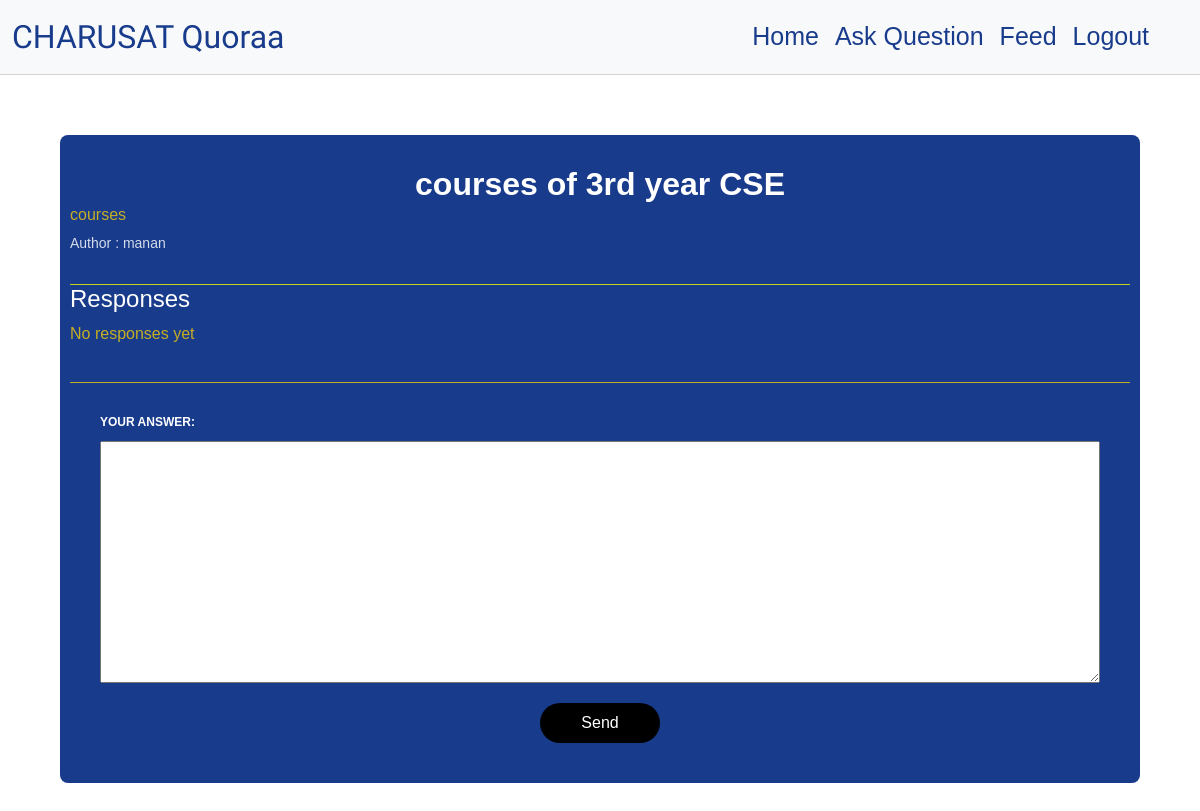
Screenshot of /question/3 (signed in) with the database file from the repository.
### main/models.py (models this page shows, shortened)
class Question(models.Model):
    author = models.ForeignKey(User, null=False, on_delete=models.CASCADE)
    title = models.CharField(max_length=200, null=False)
    body = models.TextField(null=False)
    created_at = models.DateTimeField(auto_now_add=True)
    updated_at = models.DateTimeField(auto_now=True)

### main/views.py (the view, shortened to what this page needs)
# urls.py: path('question/<int:id>', views.questionPage, name='question'),
def questionPage(request, id):
    response_form = NewResponseForm()
    reply_form = NewReplyForm()
    question = Question.objects.get(id=id)
    context = {
        'question': question,
        'response_form': response_form,
        'reply_form': reply_form,
    }
    return render(request, 'question.html', context)

### main/forms.py
class NewResponseForm(forms.ModelForm):
    class Meta:
        model = Response
        fields = ['body']

class NewReplyForm(forms.ModelForm):
    class Meta:
        model = Response
        fields = ['body']
        widgets = {
            'body': forms.Textarea(attrs={
                'rows': 2,
                'placeholder': 'What are your thoughts?'
            })
        }

### main/templates/question.html (shortened to what this page needs)
{% extends 'layouts/page.html' %}
{% block content %}
<div class="page question-page">
<h2 class="question-title" style="color: white;">{{question.title}}</h2>
<p class="question-body" style="color:  rgb(198, 174, 36);">{{question.body}}</p>
<span class="question-author">Author : {{question.author.username}}</span>
<div class="responses-container">
  <h4 class="responses-container-heading">Responses</h4>
  {% if not question.responses.all %}
    <p class="no-responses-text">No responses yet</p>
  {% else %}
    {% for response in question.get_responses %}
      {% include 'components/response.html' with response=response %}
    {% endfor %}
  {% endif %}
</div>
{% if user.is_authenticated %}
<form method="POST" action="" class="response-form">
<div class="fieldWrapper">
  <label for="{{response_form.body.id_for_label}}" style="color: white;">Your answer:</label>
  {{response_form.body}}
</div>
<input type="submit" value="Send" class="submit-button"/>
</form>
{% endif %}
</div>
{% endblock %}

### main/static/css/styles.css (style rules this page uses)
html, body { font-family: sans-serif; }
.page { display: flex; flex-direction: column; }
.fieldWrapper { display: flex; flex-direction: column; margin-bottom: 20px; }
.fieldWrapper label { font-size: 12px; font-weight: 600; text-transform: uppercase; margin-bottom: 10px; }
.submit-button { display: block; width: 120px; height: 40px; border: none; border-radius: 20px; background-color: black; color: white; margin: 0 auto; cursor: pointer; }
.question-title { font-weight: 900; margin: 20px auto 0 auto; }
.question-body { margin-bottom: 6px; }
.question-author { font-size: 14px; color: rgba(255, 255, 255, 0.817); }
.responses-container { border-top: 1px solid rgb(197, 209, 27); margin-top: 30px; }
.responses-container-heading { color: white; }
.no-responses-text { color: rgb(198, 174, 36); }
.response-form { margin-top: 20px; border-top: 1px solid rgb(198, 174, 36); padding: 30px; }

### main/static/css/main.css (style rules this page uses)
:root { --main-color: #183b8c; --main-color-darker: #941e1a; --white: #ffffff; --dropdown-radius: 50px; }

### main/static/css/style.css (style rules this page uses)
* { margin: 0; padding: 0; box-sizing: border-box; font-family: 'Poppins',sans-serif; }

### rows the page displays
Question: title "courses of 3rd year CSE", body "courses", author.username "manan"
